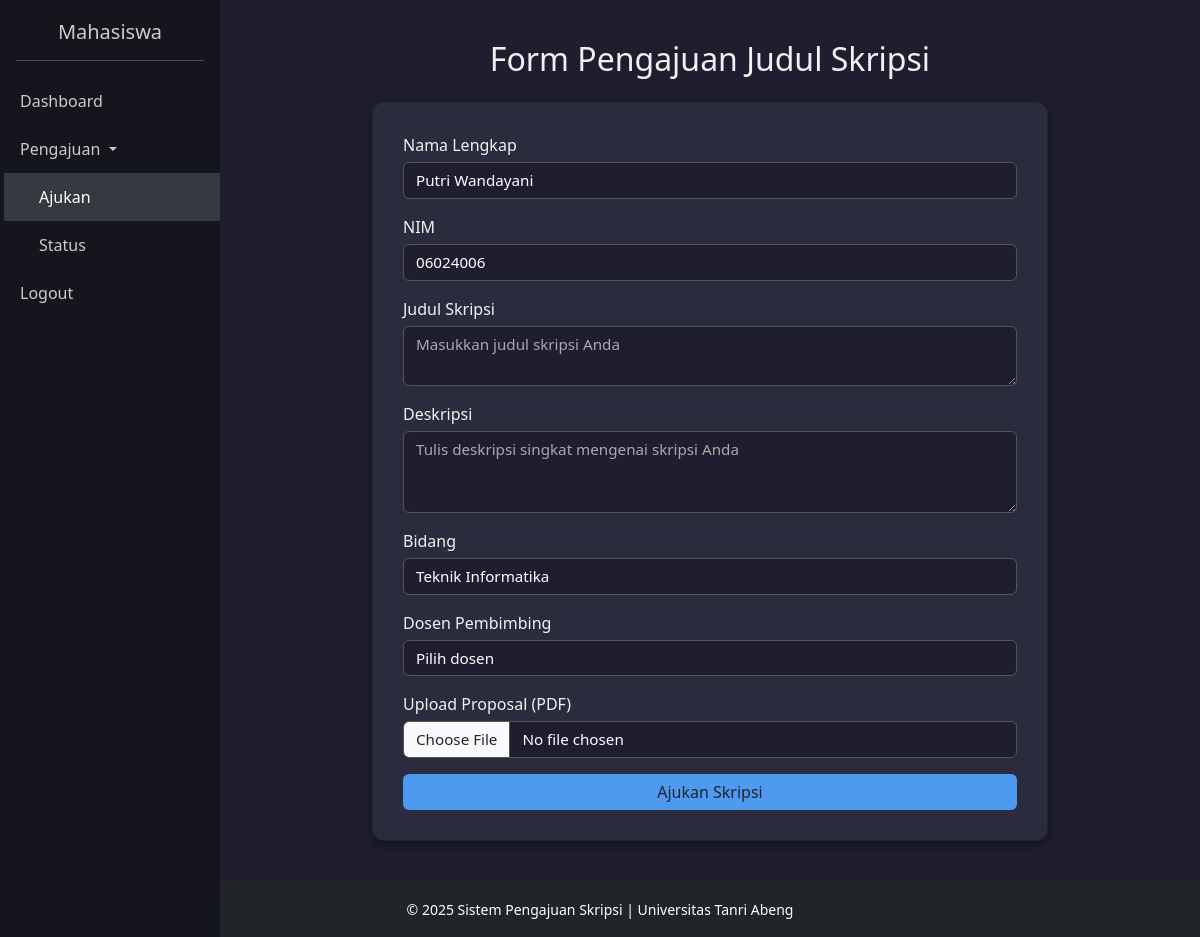
The page /mahasiswa/pengajuan/ajukan.php (signed in) on the database as committed earlier.
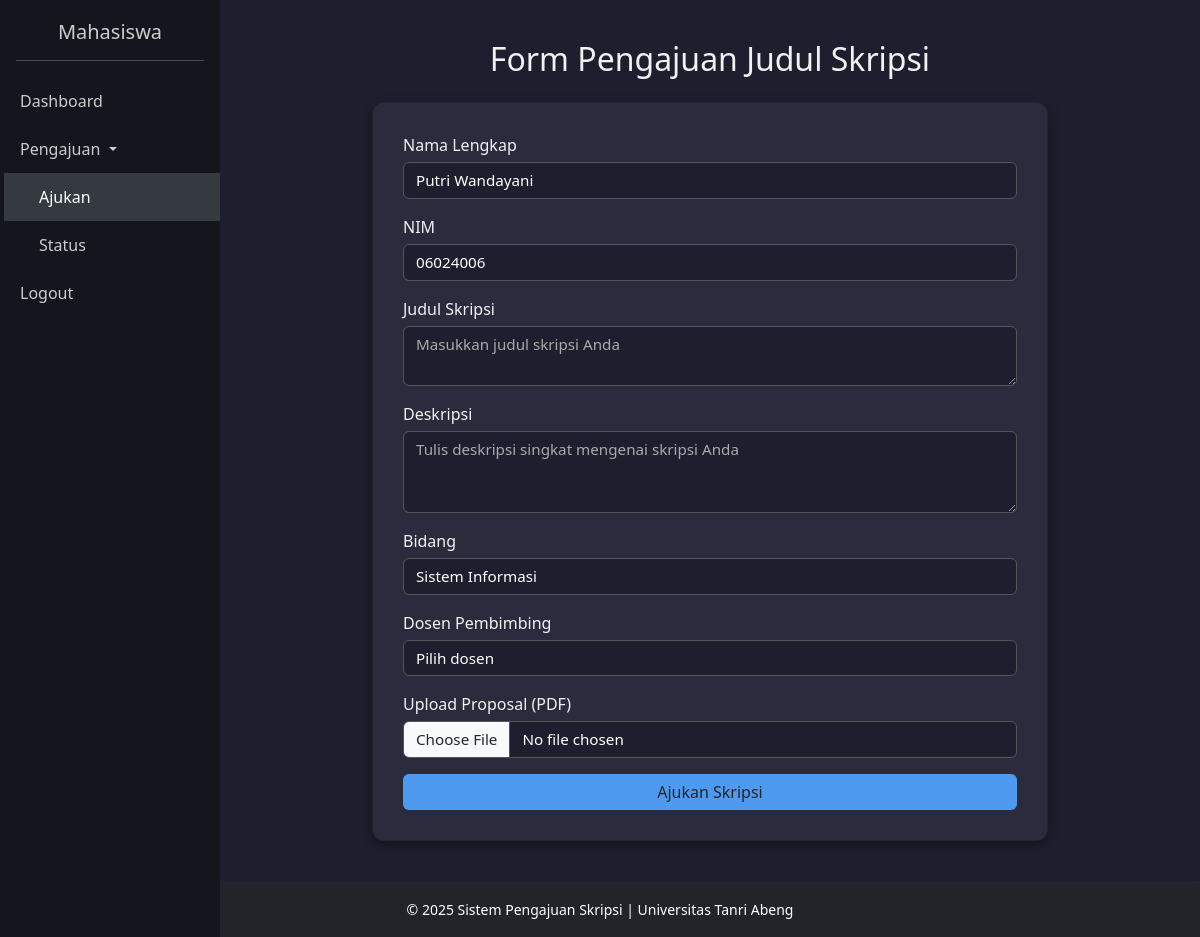
The same page on the database as committed later.
### tables this page shows
CREATE TABLE IF NOT EXISTS mahasiswa (
    id INT AUTO_INCREMENT PRIMARY KEY,
    username VARCHAR(50) NOT NULL UNIQUE,
    password VARCHAR(255) NOT NULL,
    nama VARCHAR(100) NOT NULL,
    nim VARCHAR(20) NOT NULL UNIQUE,
    prodi VARCHAR(100) NOT NULL,
    foto VARCHAR(100) DEFAULT 'default.png'
);

### mahasiswa/pengajuan/ajukan.php (the view, shortened to what this page needs)
<?php
include '../../config/db.php';
$username = $_SESSION['username'];
$mhs = mysqli_query($conn, "SELECT * FROM mahasiswa WHERE username = '$username'");
$data_mhs = mysqli_fetch_assoc($mhs);
?>
<!DOCTYPE html>
<html>
<head>
  <link rel="stylesheet" href="../../assets/CSS/bootstrap.min.css">
  <link rel="stylesheet" href="https://unpkg.com/aos@2.3.1/dist/aos.css"/>
</head>
<body>
<div class="sidebar">
  <h5>Mahasiswa</h5>
  <hr class="bg-secondary mx-3">
  <a href="../dashboard.php">Dashboard</a>
  <a class="dropdown-toggle" data-bs-toggle="collapse" href="#menuPengajuan" role="button" aria-expanded="true" aria-controls="menuPengajuan">
    Pengajuan
  </a>
  <div class="collapse show ms-1" id="menuPengajuan">
    <a href="ajukan.php" class="active">Ajukan</a>
    <a href="status.php">Status</a>
  </div>
  <a href="../../logout.php" onclick="return confirm('Yakin ingin logout?')">Logout</a>
</div>
<div class="main">
  <div class="container" data-aos="fade-up">
    <h2 class="text-center mb-4">Form Pengajuan Judul Skripsi</h2>
    <div class="card">
      <form action="proses_pengajuan.php" method="POST" enctype="multipart/form-data">
        <div class="mb-3">
          <label class="form-label">Nama Lengkap</label>
          <input type="text" name="nama" class="form-control" value="<?= htmlspecialchars($data_mhs['nama']) ?>" readonly>
        </div>
        <div class="mb-3">
          <label class="form-label">NIM</label>
          <input type="text" name="nim" class="form-control" value="<?= htmlspecialchars($data_mhs['nim']) ?>" readonly>
        </div>
        <div class="mb-3">
          <label class="form-label">Judul Skripsi</label>
          <textarea name="judul" class="form-control" placeholder="Masukkan judul skripsi Anda" required></textarea>
        </div>
        <div class="mb-3">
          <label class="form-label">Deskripsi</label>
          <textarea name="deskripsi" class="form-control" placeholder="Tulis deskripsi singkat mengenai skripsi Anda" rows="3" required></textarea>
        </div>
        <div class="mb-3">
          <label class="form-label">Bidang</label>
          <input type="text" name="bidang" class="form-control" value="<?= htmlspecialchars($data_mhs['prodi']) ?>" readonly>
        </div>
        <div class="mb-3">
          <label class="form-label">Dosen Pembimbing</label>
          <select name="pembimbing" class="form-control" required>
            <option value="" disabled selected>Pilih dosen</option>
          </select>
        </div>
        <div class="mb-3">
          <label class="form-label">Upload Proposal (PDF)</label>
          <input type="file" name="file" class="form-control" accept=".pdf" accept=".txt" required>
        </div>
        <button type="submit" class="btn btn-submit w-100">Ajukan Skripsi</button>
      </form>
    </div>
  </div>
</div>
<?php include '../../partials/footer.php'; ?>
</body>
</html>

Rows that differ between the two databases and show on the page:
changed mahasiswa "Putri Wandayani": bidang "Teknik Informatika" → "Sistem Informasi"
